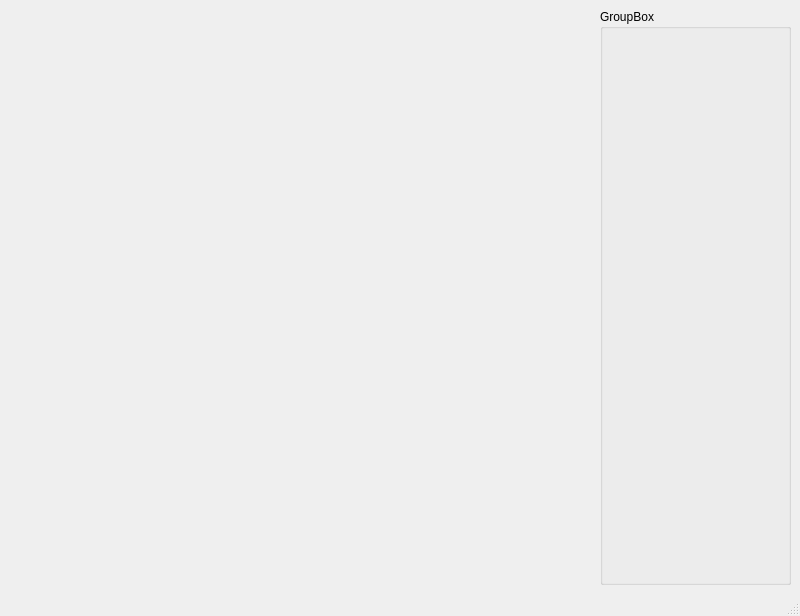
<?xml version="1.0" encoding="UTF-8"?>
<ui version="4.0">
 <class>MainWindow</class>
 <widget class="QMainWindow" name="MainWindow">
  <property name="geometry">
   <rect>
    <x>0</x>
    <y>0</y>
    <width>800</width>
    <height>616</height>
   </rect>
  </property>
  <property name="windowTitle">
   <string>MainWindow</string>
  </property>
  <widget class="QWidget" name="centralwidget">
   <layout class="QHBoxLayout" name="horizontalLayout">
    <item>
     <widget class="QMPLFitterWidget" name="widget" native="true"/>
    </item>
    <item>
     <widget class="QGroupBox" name="controlGroupBox">
      <property name="minimumSize">
       <size>
        <width>191</width>
        <height>551</height>
       </size>
      </property>
      <property name="maximumSize">
       <size>
        <width>191</width>
        <height>16777215</height>
       </size>
      </property>
      <property name="title">
       <string>GroupBox</string>
      </property>
     </widget>
    </item>
   </layout>
  </widget>
  <widget class="QMenuBar" name="menubar">
   <property name="geometry">
    <rect>
     <x>0</x>
     <y>0</y>
     <width>800</width>
     <height>25</height>
    </rect>
   </property>
  </widget>
  <widget class="QStatusBar" name="statusbar"/>
 </widget>
 <customwidgets>
  <customwidget>
   <class>QMPLFitterWidget</class>
   <extends>QWidget</extends>
   <header>QMPLFitter</header>
   <container>1</container>
  </customwidget>
 </customwidgets>
 <resources/>
 <connections/>
</ui>
